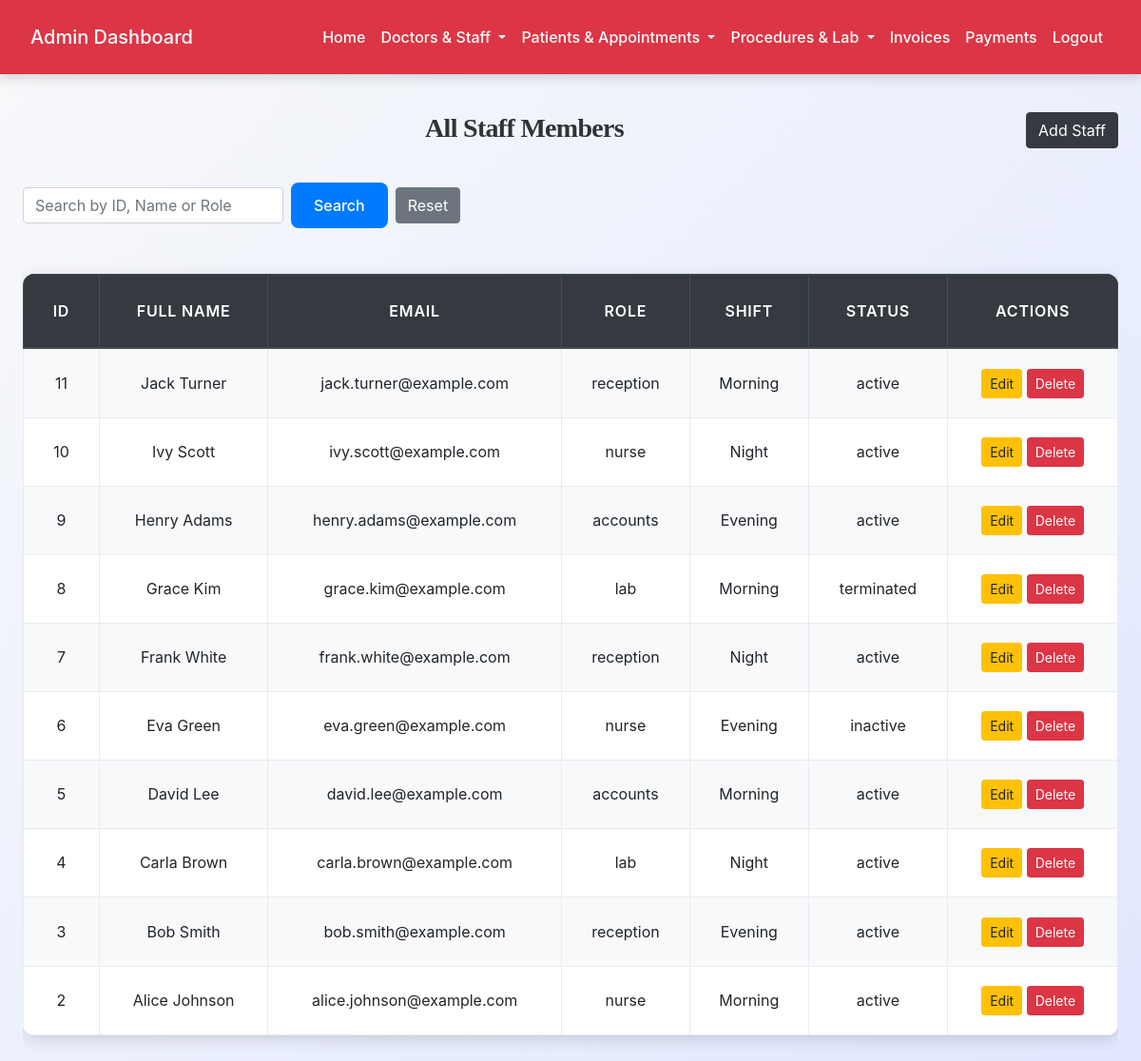
The app's page /admin/view_staff.php (signed in) with its own data.
### tables this page shows
CREATE TABLE `staff` (
  `id` int(11) NOT NULL,
  `full_name` varchar(150) NOT NULL,
  `email` varchar(150) NOT NULL,
  `phone` varchar(50) DEFAULT NULL,
  `password` varchar(255) NOT NULL,
  `staff_role` enum('nurse','reception','lab','accounts') NOT NULL,
  `join_date` date DEFAULT NULL,
  `shift` varchar(50) DEFAULT NULL,
  `status` enum('active','inactive','terminated') DEFAULT 'active',
  `created_at` timestamp NOT NULL DEFAULT current_timestamp()
);

### admin/view_staff.php (the view, shortened to what this page needs)
<?php
include('config.php');
$search = isset($_GET['search']) ? $conn->real_escape_string($_GET['search']) : '';
$query = "SELECT * FROM staff";
$query .= " ORDER BY id DESC";
$res = $conn->query($query);
?>
<!DOCTYPE html>
<html>
<head>
    <link rel="stylesheet" href="https://stackpath.bootstrapcdn.com/bootstrap/4.5.2/css/bootstrap.min.css">
    <link rel="stylesheet" href="../css/style.css">
</head>
<body>
<?php include('admin_navbar.php'); ?>
<div class="container mt-4">
    <a href="add_staff.php" class="btn btn-dark float-right mb-3">Add Staff</a>
    <h3>All Staff Members</h3>
    <form method="GET" class="form-inline mb-3">
        <input type="text" name="search" placeholder="Search by ID, Name or Role" class="form-control mr-2" value="<?= htmlspecialchars($search) ?>">
        <button class="btn btn-primary">Search</button>
        <a href="view_staff.php" class="btn btn-secondary ml-2">Reset</a>
    </form>
    <div class="table-responsive">
        <table class="table table-bordered table-hover">
            <thead class="thead-dark">
                <tr>
                    <th>ID</th>
                    <th>Full Name</th>
                    <th>Email</th>
                    <th>Role</th>
                    <th>Shift</th>
                    <th>Status</th>
                    <th>Actions</th>
                </tr>
            </thead>
            <tbody>
                <?php
                if ($res->num_rows > 0) {
                    while ($row = $res->fetch_assoc()) {
                        echo "<tr>
                            <td>{$row['id']}</td>
                            <td>{$row['full_name']}</td>
                            <td>{$row['email']}</td>
                            <td>{$row['staff_role']}</td>
                            <td>{$row['shift']}</td>
                            <td>{$row['status']}</td>
                            <td>
                                <a href='edit_staff.php?id={$row['id']}' class='btn btn-warning btn-sm'>Edit</a>
                                <a href='view_staff.php?delete_id={$row['id']}' onclick=\"return confirm('Delete this staff member?');\" class='btn btn-danger btn-sm'>Delete</a>
                            </td>
                        </tr>";
                    }
                } else {
                    echo "<tr><td colspan='7' class='text-center'>No staff members found.</td></tr>";
                }
                ?>
            </tbody>
        </table>
    </div>
</div>
</body>
</html>

### css/style.css (style rules this page uses)
:root { --primary: #007bff; --secondary: #6c757d; --success: #28a745; --info: #17a2b8; --warning: #ffc107; --danger: #dc3545; --light: #f8f9fa; --dark: #2d3436; --accent: #ff6f61; --highlight: #6f42c1; --shadow: rgba(0, 0, 0, 0.15); --transition: all 0.3s ease-in-out; }
body { font-family: 'Inter', 'Segoe UI', Tahoma, Geneva, Verdana, sans-serif; background: linear-gradient(135deg, var(--light) 0%, #e0e7ff 100%); color: var(--dark); line-height: 1.8; margin: 0; padding: 0; min-height: 100vh; font-size: 16px; }
h1, h2, h3, h4 { text-align: center; margin: 2.5rem 0; font-family: 'Georgia', 'Times New Roman', serif; color: var(--dark); font-weight: 700; letter-spacing: -0.025em; }
h3 { font-size: 1.75rem; }
.container { max-width: 1200px; margin: 0 auto 3rem; padding: 0 1.5rem; }
.table { width: 100%; border-collapse: collapse; margin: 2rem 0; font-size: 1rem; background-color: #ffffff; border-radius: 12px; overflow: hidden; box-shadow: 0 4px 16px var(--shadow); transition: var(--transition); }
.table th, .table td { padding: 1.25rem; border: 1px solid #e9ecef; text-align: center; vertical-align: middle; }
.table thead th { background-color: rgb(0, 0, 0); color: white; font-weight: 600; text-transform: uppercase; letter-spacing: 0.05em; padding: 1.5rem; }
.table tbody tr { transition: var(--transition); }
.table tbody tr:nth-child(odd) { background-color: var(--light); }
.btn-primary { background-color: var(--primary); color: #fff; border: none; border-radius: 8px; padding: 0.75rem 1.5rem; font-size: 1rem; font-weight: 500; cursor: pointer; transition: var(--transition); display: inline-flex; align-items: center; justify-content: center; }
a { color: var(--primary); text-decoration: none; font-weight: 500; transition: var(--transition); }

### records on screen
staff: id "11", full_name "Jack Turner", email "jack.turner@example.com", staff_role "reception", shift "Morning", status "active"
staff: id "10", full_name "Ivy Scott", email "ivy.scott@example.com", staff_role "nurse", shift "Night", status "active"
staff: id "9", full_name "Henry Adams", email "henry.adams@example.com", staff_role "accounts", shift "Evening", status "active"
staff: id "8", full_name "Grace Kim", email "grace.kim@example.com", staff_role "lab", shift "Morning", status "terminated"
staff: id "7", full_name "Frank White", email "frank.white@example.com", staff_role "reception", shift "Night", status "active"
staff: id "6", full_name "Eva Green", email "eva.green@example.com", staff_role "nurse", shift "Evening", status "inactive"
staff: id "5", full_name "David Lee", email "david.lee@example.com", staff_role "accounts", shift "Morning", status "active"
staff: id "4", full_name "Carla Brown", email "carla.brown@example.com", staff_role "lab", shift "Night", status "active"
staff: id "3", full_name "Bob Smith", email "bob.smith@example.com", staff_role "reception", shift "Evening", status "active"
staff: id "2", full_name "Alice Johnson", email "alice.johnson@example.com", staff_role "nurse", shift "Morning", status "active"
